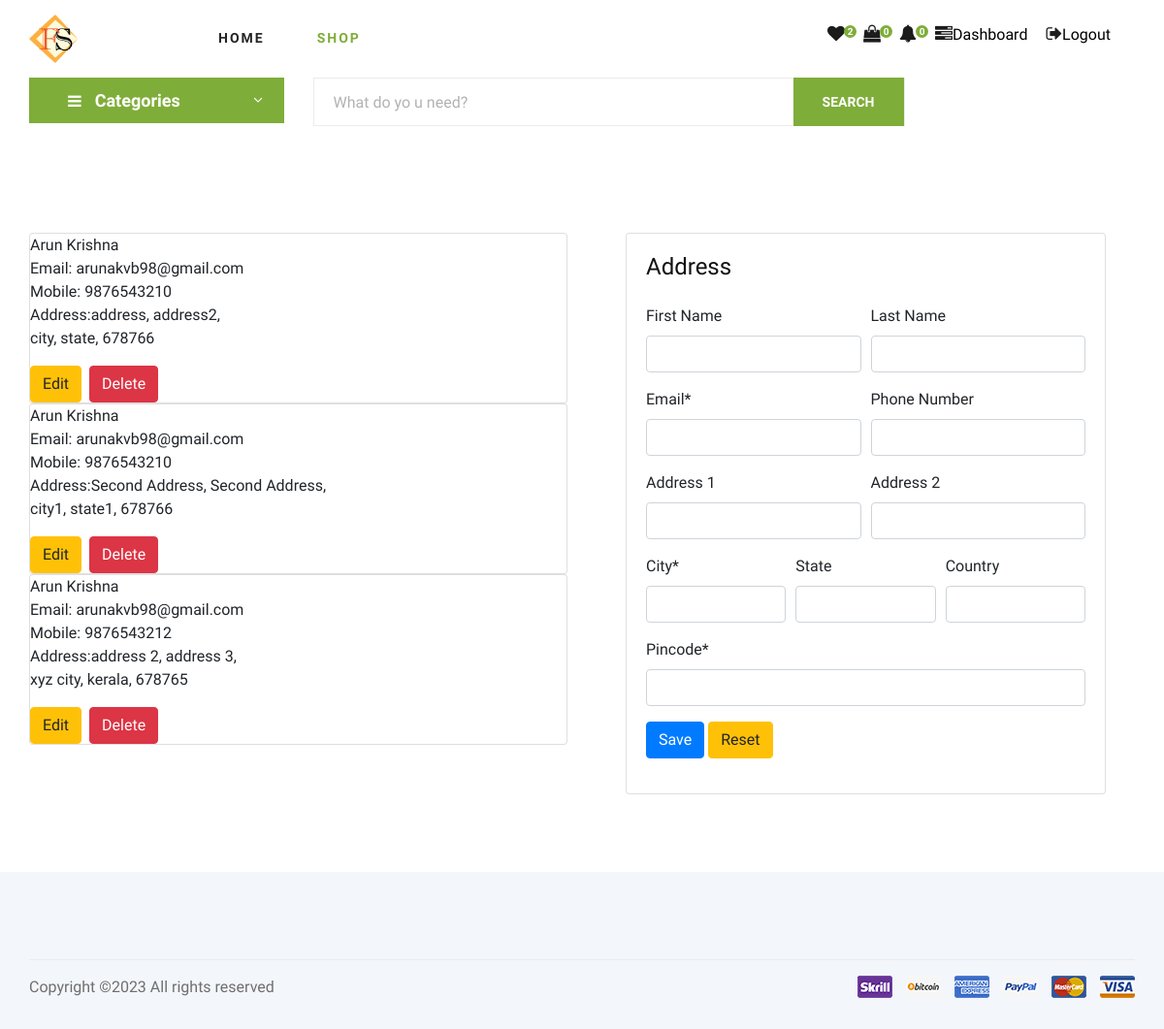
Page /user_address_view/ (signed in) on the earlier database version.
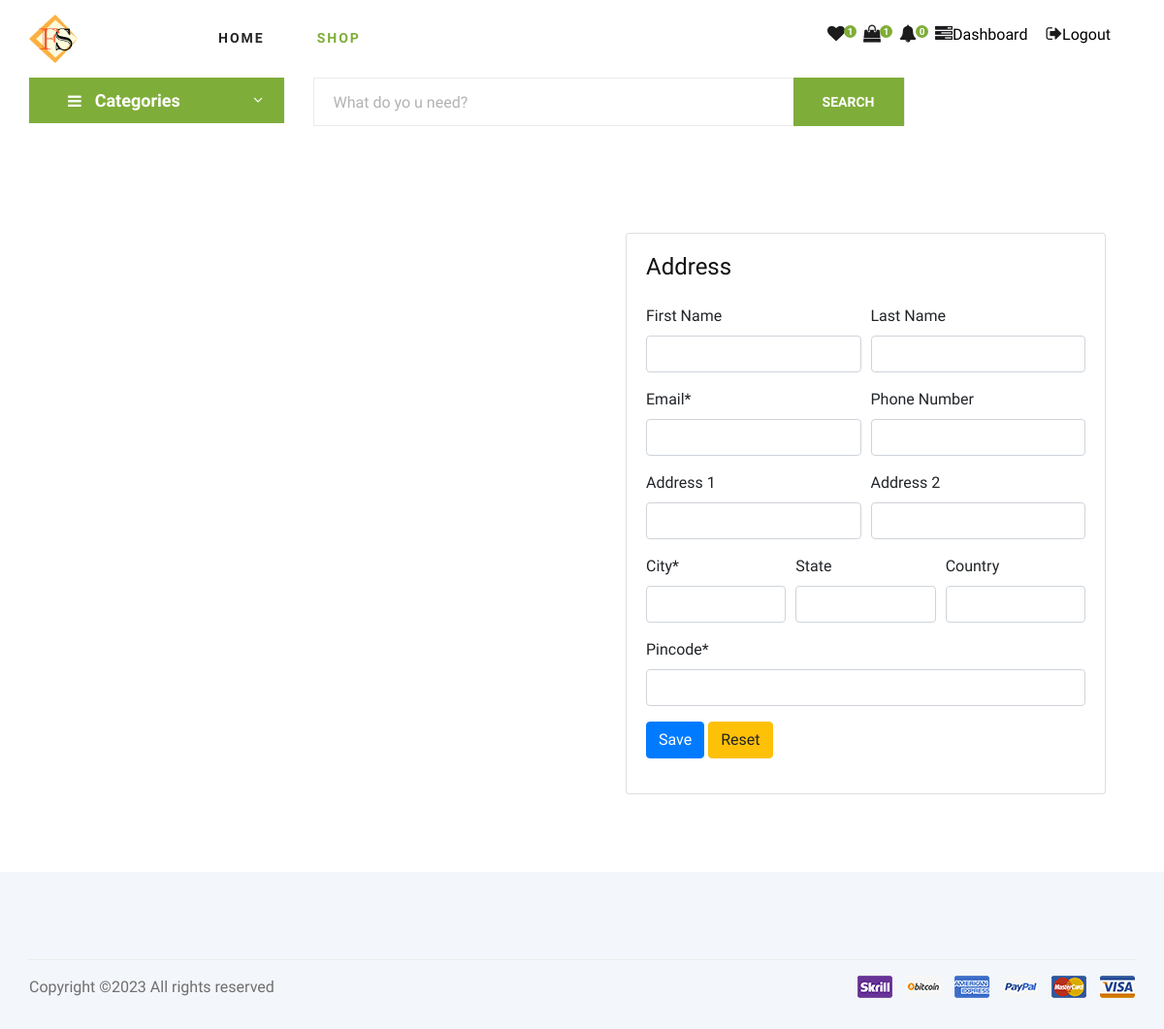
Same page on the later database version.
### store/models.py (models this page shows, shortened)
class ShippingAddress(models.Model):
	user = models.ForeignKey(User, on_delete=models.CASCADE, null=False)
	first_name = models.CharField(max_length=50)
	last_name = models.CharField(max_length=50)
	phone = models.CharField(max_length=15)
	email = models.EmailField(max_length=50)
	address_line_1 = models.CharField(max_length=50)
	address_line_2 = models.CharField(max_length=50)
	country = models.CharField(max_length=50)
	state = models.CharField(max_length=50)
	city = models.CharField(max_length=50)
	pincode = models.CharField(max_length=10)
	is_default = models.BooleanField(default=False)

### store/views.py (the view)
# urls.py: path('user_address_view/', views.user_address_view, name="user_address_view"),
@login_required(login_url='login')
def user_address_view(request):
    address_list = ShippingAddress.objects.filter(user=request.user)
    context = {'address_list':address_list}
    return render(request, 'user/user_address_view.html', context)

### store/context_processors.py (called while the page is built)
def category_list_processor(request):
    category_list = Category.objects.all()
    return {'category_list': category_list}

def cart_counter(request):
    cart_count = 0
    try:
        if request.user.is_authenticated:
            cart_items = CartItems.objects.all().filter(user=request.user)
        else:
            cart = uCart.objects.filter(cart_id=_cart_id(request))
            cart_items = CartItems.objects.all().filter(cart=cart[:1])
        for cart_item in cart_items:
            cart_count += cart_item.quantity
    except uCart.DoesNotExist:
        cart_count=0
    return dict(cart_count=cart_count)

def wish_counter(request):
    if request.user.is_authenticated:
        wish_items = WishList.objects.filter(user=request.user)
    else:
        guest = Guest.objects.filter(guest_id=_wishlist_id(request)).first()
        if guest:
            wish_items = WishList.objects.filter(guest=guest)
        else:
            wish_items = []
    wish_count = wish_items.count() if wish_items else 0
    return {'wish_count': wish_count}

### store/templates/user/user_address_view.html (shortened to what the changed rows need)
{%extends 'store/base.html'%}
{%load static%}
{% load custom_filters %}
{%block body%}
    <section class="shoping-cart spad">
        <div class="container">
            <div class="row">
                <div class="col-lg-6">
                    {%for address in address_list%}
                    <article class="card">
                   <div class="row">
                        <div class="col-lg-8">
                        <address>
                            {{address.first_name}} {{address.last_name}}<br>
                            Email: {{address.email}}<br>
                            Mobile: {{address.phone}}<br>
                            Address:{{address.address_line_1}}, {{address.address_line_2}},<br>
                            {{address.city}}, {{address.state}}, {{address.pincode}}
                        </address>
                            <a href="../user_address_edit?address_id={{address.id}}" class="btn btn-warning">Edit</a>&nbsp;
                            <a href="../user_address_delete?address_id={{address.id}}" class="btn btn-danger"
							onclick="return confirm('Are you sure you want to Delete this Address?')">Delete</a>
                        </div>
                   </div>
                    </article>
                    {%endfor%}
                </div>
            </div>
        </div>
    </section>
{%endblock%}

Differences in the rows shown:
removed ShippingAddress: first_name "Arun", last_name "Krishna", email "arunakvb98@gmail.com", phone "9876543210", address_line_1 "address", address_line_2 "address2", city "city", state "state", pincode "678766"
removed ShippingAddress: first_name "Arun", last_name "Krishna", email "arunakvb98@gmail.com", phone "9876543210", address_line_1 "Second Address", address_line_2 "Second Address", city "city1", state "state1", pincode "678766"
removed ShippingAddress: first_name "Arun", last_name "Krishna", email "arunakvb98@gmail.com", phone "9876543212", address_line_1 "address 2", address_line_2 "address 3", city "xyz city", state "kerala", pincode "678765"
Other differences:
{{ wish_count }}: "2" → "1"
{{ cart_count }}: "0" → "1"
